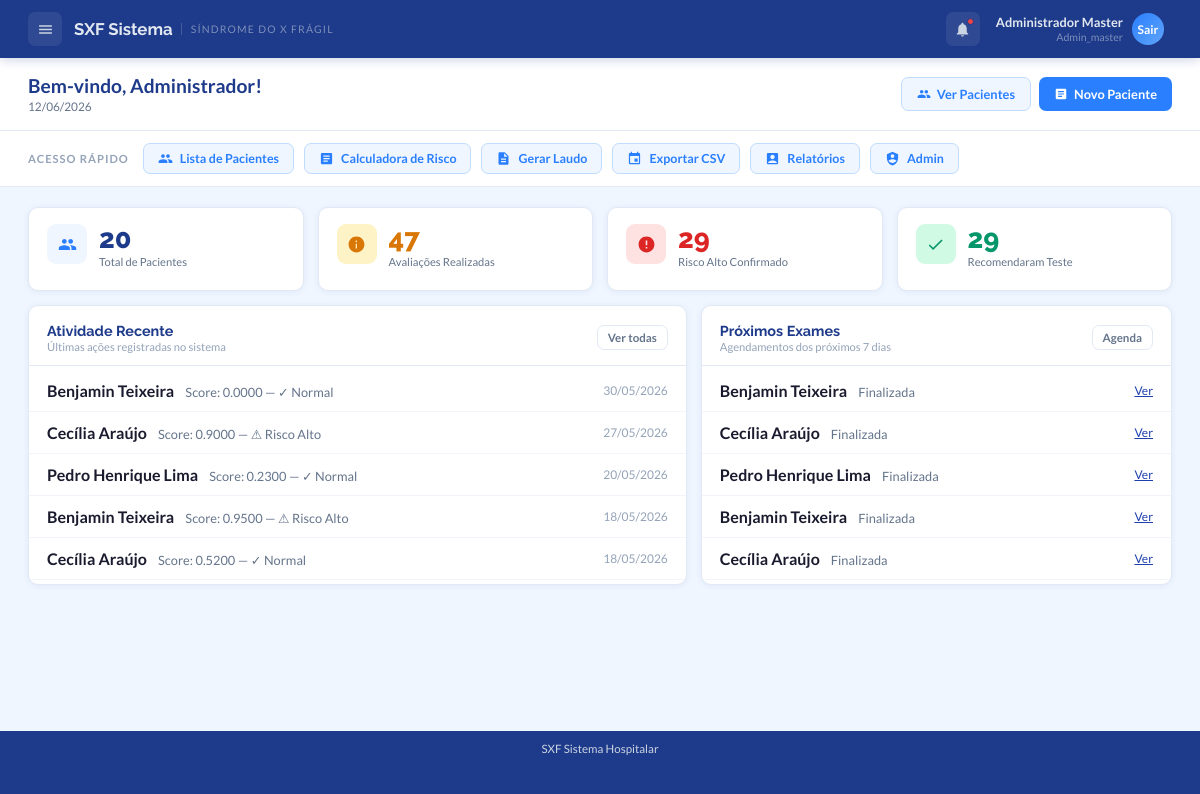
/interno (signed in), run on the app's committed database.
### app/models.py (models this page shows, shortened)
class Usuario(UserMixin, db.Model):
    __tablename__ = "usuarios"
    id = db.Column(db.Integer, primary_key=True)
    role_id = db.Column(db.Integer, db.ForeignKey("roles.id"), nullable=False, default=Role.PROFISSIONAL)
    instituicao_id = db.Column(db.Integer, db.ForeignKey("instituicoes.id"), nullable=True)
    nome_completo = db.Column(db.String(150), nullable=False)
    email = db.Column(db.String(150), nullable=False, unique=True)
    senha_hash = db.Column(db.String(255), nullable=False)
    ativo = db.Column(db.Boolean, nullable=False, default=True)
    email_verificado = db.Column(db.Boolean, nullable=False, default=False)
    token_verificacao = db.Column(db.String(100))
    token_reset_senha = db.Column(db.String(100))
    token_reset_expira = db.Column(db.DateTime)
    ultimo_login = db.Column(db.DateTime)
    tentativas_login = db.Column(db.Integer, nullable=False, default=0)
    bloqueado_ate = db.Column(db.DateTime)
    paciente_id = db.Column(db.Integer, db.ForeignKey("pacientes.id"), nullable=True)
    criado_em = db.Column(db.DateTime, default=datetime.utcnow)
    atualizado_em = db.Column(db.DateTime, default=datetime.utcnow, onupdate=datetime.utcnow)
    role = db.relationship("Role", lazy="joined")
    instituicao = db.relationship("Instituicao", foreign_keys=[instituicao_id], lazy="joined")
    paciente_vinculo = db.relationship("Paciente", foreign_keys=[paciente_id], lazy="joined")
    @property
    def is_admin(self):
        return self.role_id in (Role.ADMIN_MASTER, Role.ADMIN)
    @property
    def is_admin_master(self):
        return self.role_id == Role.ADMIN_MASTER

class Role(db.Model):
    __tablename__ = "roles"
    id = db.Column(db.Integer, primary_key=True)
    nome = db.Column(db.String(50), nullable=False, unique=True)
    descricao = db.Column(db.String(255), nullable=False, default="")
    criado_em = db.Column(db.DateTime, default=datetime.utcnow)
    ADMIN_MASTER = 1
    ADMIN = 2
    PROFISSIONAL = 3
    PACIENTE = 4

class Avaliacao(db.Model):
    __tablename__ = "avaliacoes"
    id = db.Column(db.Integer, primary_key=True)
    paciente_id = db.Column(db.Integer, db.ForeignKey("pacientes.id"), nullable=False)
    usuario_id = db.Column(db.Integer, db.ForeignKey("usuarios.id"))
    instituicao_id = db.Column(db.Integer, db.ForeignKey("instituicoes.id"), nullable=True)
    score = db.Column(db.Numeric(6, 4), nullable=False, default=0)
    limiar_aplicado = db.Column(db.Numeric(5, 4), nullable=False)
    recomenda_teste = db.Column(db.Boolean, nullable=False, default=False)
    status = db.Column(db.String(20), nullable=False, default="rascunho")
    observacoes = db.Column(db.Text)
    realizada_em = db.Column(db.DateTime, default=datetime.utcnow)
    finalizada_em = db.Column(db.DateTime)
    criado_em = db.Column(db.DateTime, default=datetime.utcnow)
    atualizado_em = db.Column(db.DateTime, default=datetime.utcnow, onupdate=datetime.utcnow)
    usuario = db.relationship("Usuario", lazy="joined")
    instituicao = db.relationship("Instituicao", foreign_keys=[instituicao_id], lazy="joined")
    sintomas = db.relationship(
        "AvaliacaoSintoma", backref="avaliacao", lazy=True,
        cascade="all, delete-orphan",
        order_by="AvaliacaoSintoma.sintoma_id"
    )

class Paciente(db.Model):
    __tablename__ = "pacientes"
    id = db.Column(db.Integer, primary_key=True)
    instituicao_id = db.Column(db.Integer, db.ForeignKey("instituicoes.id"), nullable=True)
    nome_completo = db.Column(db.String(150), nullable=False)
    data_nascimento = db.Column(db.Date, nullable=False)
    genero = db.Column(db.String(1), nullable=False)
    cpf = db.Column(EncryptedString)                         # criptografado
    cpf_hash = db.Column(db.String(64), nullable=True, index=True)
    nome_responsavel = db.Column(db.String(150))
    telefone_responsavel = db.Column(EncryptedString)        # criptografado
    email_responsavel = db.Column(EncryptedString)           # criptografado
    observacoes = db.Column(db.Text)
    cadastrado_por = db.Column(db.Integer, db.ForeignKey("usuarios.id"), nullable=False)
    ativo = db.Column(db.Boolean, nullable=False, default=True)
    criado_em = db.Column(db.DateTime, default=datetime.utcnow)
    atualizado_em = db.Column(db.DateTime, default=datetime.utcnow, onupdate=datetime.utcnow)
    __table_args__ = (
        CheckConstraint("genero IN ('M', 'F')", name="chk_paciente_genero"),
    )
    cadastrador = db.relationship("Usuario", foreign_keys=[cadastrado_por], lazy="joined")
    instituicao = db.relationship("Instituicao", foreign_keys=[instituicao_id], lazy="joined")
    avaliacoes = db.relationship(
        "Avaliacao", backref="paciente", lazy=True,
        order_by="Avaliacao.realizada_em.desc()"
    )

### app/views.py (the view)
@app.route("/interno")
@login_required
def interno():
    from datetime import date
    inst_id = current_user.instituicao_id
    q_pacientes = Paciente.query.filter_by(ativo=True)
    q_avaliacoes = Avaliacao.query.filter_by(status="finalizada")
    if not current_user.is_admin_master and inst_id:
        q_pacientes = q_pacientes.filter_by(instituicao_id=inst_id)
        q_avaliacoes = q_avaliacoes.join(Paciente, Avaliacao.paciente_id == Paciente.id).filter(
            Paciente.instituicao_id == inst_id
        )
    total_pacientes = q_pacientes.count()
    total_avaliacoes = q_avaliacoes.count()
    alto_risco = Avaliacao.query.filter_by(recomenda_teste=True, status="finalizada").count()
    ultimas = (
        Avaliacao.query.join(Paciente, Avaliacao.paciente_id == Paciente.id)
        .filter(Paciente.ativo == True)
        .order_by(Avaliacao.realizada_em.desc())
        .limit(5)
        .all()
    )
    return render_template(
        "Abas_Internas/menu_interno.html",
        hoje=date.today().strftime("%d/%m/%Y"),
        total_pacientes=total_pacientes,
        total_avaliacoes=total_avaliacoes,
        alto_risco=alto_risco,
        ultimas=ultimas,
    )

### app/app.py (called while the page is built)
@login_manager.user_loader
def load_user(user_id):
    from app.models import Usuario
    return Usuario.query.get(int(user_id))

### app/models.py (called while the page is built, shortened)
def _get_fernet():
    global _fernet_instance
    if _fernet_instance is None:
        key = os.environ.get("ENCRYPTION_KEY") or os.environ.get("FLASK_SECRET_KEY")
        _fernet_instance = Fernet(key.encode() if isinstance(key, str) else key)
    return _fernet_instance

    def process_result_value(self, value, dialect):
        if value is None:
            return None
        try:
            return _get_fernet().decrypt(value.encode()).decode()
        except (InvalidToken, Exception):
            return value  # Retorna como está se não estiver criptografado (migração)

### app/templates/Abas_Internas/menu_interno.html (shortened to what this page needs)
<!DOCTYPE html>
<html lang="pt-br">
  <head>
    <link rel="stylesheet" href="../../static/Abas_internas/menu_interno.css" />
  </head>
  <body>
    <header id="cabecalho">
      <div id="cabeçalho-esquerdo">
        <button id="botao-menu">
          <svg viewBox="0 0 24 24"><path d="M3 18h18v-2H3v2zm0-5h18v-2H3v2zm0-7v2h18V6H3z"/></svg>
        </button>
        <h1 id="titulo-sistema">
          SXF Sistema
          <span class="subtag">Síndrome do X Frágil</span>
        </h1>
      </div>
      <div id="cabeçalho-direito">
        <button id="botao-notificacao" title="Notificações">
          <svg viewBox="0 0 24 24"><path d="M12 22c1.1 0 2-.9 2-2h-4c0 1.1.9 2 2 2zm6-6v-5c0-3.07-1.64-5.64-4.5-6.32V4c0-.83-.67-1.5-1.5-1.5s-1.5.67-1.5 1.5v.68C7.63 5.36 6 7.92 6 11v5l-2 2v1h16v-1l-2-2z"/></svg>
          <span id="notificacao-dot"></span>
        </button>
        <div id="usuario-cabecalho">
          <div id="usuario-info">
            <div id="usuario-nome"><p>{{ current_user.nome_completo }}</p></div>
            <div id="usuario-cargo"><p>{{ current_user.role.nome | capitalize }}</p></div>
          </div>
          <div id="usuario-avatar"><a href="{{ url_for('auth.logout') }}" title="Sair" style="color:inherit;text-decoration:none;">Sair</a></div>
        </div>
      </div>
    </header>
    <div id="page-header">
      <div id="page-header-texto">
        <div id="page-header-titulo"><p>Bem-vindo, {{ current_user.nome_completo.split()[0] }}!</p></div>
        <div id="page-header-sub"><p>{{ hoje }}</p></div>
      </div>
      <div id="page-header-acoes">
        <a href="{{ url_for('pacientes_lista') }}" class="botao botao_secundario">
          <svg viewBox="0 0 24 24"><path d="M16 11c1.66 0 3-1.34 3-3s-1.34-3-3-3-3 1.34-3 3 1.34 3 3 3zm-8 0c1.66 0 3-1.34 3-3S9.66 5 8 5 5 6.34 5 8s1.34 3 3 3zm0 2c-2.33 0-7 1.17-7 3.5V19h14v-2.5c0-2.33-4.67-3.5-7-3.5zm8 0c-.29 0-.62.02-.97.05 1.16.84 1.97 1.97 1.97 3.45V19h6v-2.5c0-2.33-4.67-3.5-7-3.5z"/></svg>
          Ver Pacientes
        </a>
        <a href="{{ url_for('pacientes_novo') }}" class="botao botao_primario" id="botao-abrir-calculadora">
          <svg viewBox="0 0 24 24"><path d="M19 3H5c-1.1 0-2 .9-2 2v14c0 1.1.9 2 2 2h14c1.1 0 2-.9 2-2V5c0-1.1-.9-2-2-2zm-5 14H7v-2h7v2zm3-4H7v-2h10v2zm0-4H7V7h10v2z"/></svg>
          Novo Paciente
        </a>
      </div>
    </div>
<div id="container-geral">
    <div id="acesso-rapido">
      <span id="acesso-rapido-label">Acesso rápido</span>
      <a href="{{ url_for('pacientes_lista') }}" class="ac-botao" id="ac-pacientes">
        <svg viewBox="0 0 24 24"><path d="M16 11c1.66 0 3-1.34 3-3s-1.34-3-3-3-3 1.34-3 3 1.34 3 3 3zm-8 0c1.66 0 3-1.34 3-3S9.66 5 8 5 5 6.34 5 8s1.34 3 3 3zm0 2c-2.33 0-7 1.17-7 3.5V19h14v-2.5c0-2.33-4.67-3.5-7-3.5zm8 0c-.29 0-.62.02-.97.05 1.16.84 1.97 1.97 1.97 3.45V19h6v-2.5c0-2.33-4.67-3.5-7-3.5z"/></svg>
        Lista de Pacientes
      </a>
      <a href="{{ url_for('pacientes_lista') }}" class="ac-botao" id="ac-calculadora">
        <svg viewBox="0 0 24 24"><path d="M19 3H5c-1.1 0-2 .9-2 2v14c0 1.1.9 2 2 2h14c1.1 0 2-.9 2-2V5c0-1.1-.9-2-2-2zm-5 14H7v-2h7v2zm3-4H7v-2h10v2zm0-4H7V7h10v2z"/></svg>
        Calculadora de Risco
      </a>
      <a href="{{ url_for('relatorios.lista') }}" class="ac-botao" id="ac-laudo">
        <svg viewBox="0 0 24 24"><path d="M14 2H6c-1.1 0-2 .9-2 2v16c0 1.1.9 2 2 2h12c1.1 0 2-.9 2-2V8l-6-6zm2 16H8v-2h8v2zm0-4H8v-2h8v2zm-3-5V3.5L18.5 9H13z"/></svg>
        Gerar Laudo
      </a>
      <a href="{{ url_for('relatorios.exportar_csv') }}" class="ac-botao" id="ac-agenda">
        <svg viewBox="0 0 24 24"><path d="M17 12h-5v5h5v-5zM16 1v2H8V1H6v2H5c-1.11 0-1.99.9-1.99 2L3 19c0 1.1.89 2 2 2h14c1.1 0 2-.9 2-2V5c0-1.1-.9-2-2-2h-1V1h-2zm3 18H5V8h14v11z"/></svg>
        Exportar CSV
      </a>
      <a href="{{ url_for('relatorios.lista') }}" class="ac-botao" id="ac-relatorios">
        <svg viewBox="0 0 24 24"><path d="M19 3H5c-1.1 0-2 .9-2 2v14c0 1.1.9 2 2 2h14c1.1 0 2-.9 2-2V5c0-1.1-.9-2-2-2zm-7 3c1.93 0 3.5 1.57 3.5 3.5S13.93 13 12 13s-3.5-1.57-3.5-3.5S10.07 6 12 6zm7 13H5v-.23c0-.62.28-1.2.76-1.58C7.47 15.82 9.64 15 12 15s4.53.82 6.24 2.19c.48.38.76.97.76 1.58V19z"/></svg>
        Relatórios
      </a>
      {% if current_user.is_admin %}
      <a href="{{ url_for('admin.usuarios_lista') }}" class="ac-botao" id="ac-admin">
        <svg viewBox="0 0 24 24"><path d="M12 1L3 5v6c0 5.55 3.84 10.74 9 12 5.16-1.26 9-6.45 9-12V5l-9-4zm0 4a3 3 0 110 6 3 3 0 010-6zm0 14c-2.67 0-5.03-1.37-6.4-3.45C7.03 14.05 9.41 13 12 13s4.97 1.05 6.4 2.55C16.03 17.63 14.67 19 12 19z"/></svg>
        Admin
      </a>
      {% endif %}
    </div>
    <div id="estatus">
      <div class="estatus-card" id="estatus-total-pacientes">
        <div class="estatus-icone ico-azul">
          <svg viewBox="0 0 24 24"><path d="M16 11c1.66 0 3-1.34 3-3s-1.34-3-3-3-3 1.34-3 3 1.34 3 3 3zm-8 0c1.66 0 3-1.34 3-3S9.66 5 8 5 5 6.34 5 8s1.34 3 3 3zm0 2c-2.33 0-7 1.17-7 3.5V19h14v-2.5c0-2.33-4.67-3.5-7-3.5zm8 0c-.29 0-.62.02-.97.05 1.16.84 1.97 1.97 1.97 3.45V19h6v-2.5c0-2.33-4.67-3.5-7-3.5z"/></svg>
        </div>
        <div>
          <div class="estatus-valor" id="estatus-total-valor">{{ total_pacientes }}</div>
          <div class="estatus-label">Total de Pacientes</div>
        </div>
      </div>
      <div class="estatus-card" id="estatus-exames-pendentes">
        <div class="estatus-icone ico-amarelo">
          <svg viewBox="0 0 24 24"><path d="M12 2C6.47 2 2 6.48 2 12s4.47 10 9.99 10C17.52 22 22 17.52 22 12S17.52 2 12 2zm.5 15H11v-6h1.5v6zm0-8H11V7h1.5v2z"/></svg>
        </div>
        <div>
          <div class="estatus-valor" id="estatus-exames-valor" style="color:#D97706;">{{ total_avaliacoes }}</div>
          <div class="estatus-label">Avaliações Realizadas</div>
        </div>
      </div>
      <div class="estatus-card" id="estatus-risco-alto">
        <div class="estatus-icone ico-vermelho">
          <svg viewBox="0 0 24 24"><path d="M12 2C6.48 2 2 6.48 2 12s4.48 10 10 10 10-4.48 10-10S17.52 2 12 2zm1 15h-2v-2h2v2zm0-4h-2V7h2v6z"/></svg>
        </div>
        <div>
          <div class="estatus-valor" id="estatus-alto-valor" style="color:#DC2626;">{{ alto_risco }}</div>
          <div class="estatus-label">Risco Alto Confirmado</div>
        </div>
      </div>
      <div class="estatus-card" id="estatus-avaliacoes-concluidas">
        <div class="estatus-icone ico-verde">
          <svg viewBox="0 0 24 24"><path d="M9 16.17L4.83 12l-1.42 1.41L9 19 21 7l-1.41-1.41z"/></svg>
        </div>
        <div>
          <div class="estatus-valor" id="estatus-aval-valor" style="color:#059669;">{{ alto_risco }}</div>
          <div class="estatus-label">Recomendaram Teste</div>
        </div>
      </div>
    </div>
    <div id="secao-principal">
      <div id="container-atividade">
        <div id="atividade-header">
          <div>
            <div id="atividade-titulo">Atividade Recente</div>
            <div id="atividade-sub">Últimas ações registradas no sistema</div>
          </div>
          <a href="#" class="botao botao-ghost" style="font-size:.72rem;padding:5px 10px;">Ver todas</a>
        </div>
        <div id="atividade-lista">
          {% for av in ultimas %}
          <div class="ativ-item" style="padding:11px 18px;border-bottom:1px solid #f1f5f9;display:flex;justify-content:space-between;align-items:center;gap:12px;">
            <div>
              <strong>{{ av.paciente.nome_completo }}</strong>
              <span style="font-size:.8rem;color:#64748b;margin-left:8px;">
                Score: {{ av.score }} — {{ "⚠ Risco Alto" if av.recomenda_teste else "✓ Normal" }}
              </span>
            </div>
            <div style="font-size:.75rem;color:#94a3b8;">{{ av.realizada_em.strftime('%d/%m/%Y') }}</div>
          </div>
          {% else %}
          <p style="color:#94a3b8;font-size:.85rem;">Nenhuma avaliação registrada ainda.</p>
          {% endfor %}
        </div>
      </div>
      <div id="container-proximos-exames">
        <div id="proximos-exames-header">
          <div>
            <div id="proximos-exames-titulo">Próximos Exames</div>
            <div id="proximos-exames-sub">Agendamentos dos próximos 7 dias</div>
          </div>
          <a href="#" class="botao botao-ghost" style="font-size:.72rem;padding:5px 10px;">Agenda</a>
        </div>
        <div id="proximos-exames-lista">
          {% for av in ultimas %}
          <div class="exame-item" style="padding:11px 18px;border-bottom:1px solid #f1f5f9;display:flex;justify-content:space-between;align-items:center;gap:12px;">
            <div>
              <strong>{{ av.paciente.nome_completo }}</strong>
              <span style="font-size:.8rem;color:#64748b;margin-left:8px;">{{ av.status | capitalize }}</span>
            </div>
            <a href="{{ url_for('avaliacao_resultado', avaliacao_id=av.id) }}" style="font-size:.75rem;color:#1e40af;">Ver</a>
          </div>
          {% else %}
          <p style="color:#94a3b8;font-size:.85rem;">Nenhum registro encontrado.</p>
          {% endfor %}
        </div>
      </div>
</div>
    </div>
    <footer>
      <p>SXF Sistema Hospitalar</p>
    </footer>
  </body>
</html>

### data on the page
Usuario: nome_completo "Administrador Master", nome_completo "Administrador"
Role: role.nome "Admin_master"
Avaliacao: paciente.nome_completo "Benjamin Teixeira", score "0.0000", recomenda_teste "✓ Normal", realizada_em "30/05/2026", status "Finalizada"
Avaliacao: paciente.nome_completo "Cecília Araújo", score "0.9000", recomenda_teste "⚠ Risco Alto", realizada_em "27/05/2026", status "Finalizada"
Avaliacao: paciente.nome_completo "Pedro Henrique Lima", score "0.2300", recomenda_teste "✓ Normal", realizada_em "20/05/2026", status "Finalizada"
Avaliacao: paciente.nome_completo "Benjamin Teixeira", score "0.9500", recomenda_teste "⚠ Risco Alto", realizada_em "18/05/2026", status "Finalizada"
Avaliacao: paciente.nome_completo "Cecília Araújo", score "0.5200", recomenda_teste "✓ Normal", realizada_em "18/05/2026", status "Finalizada"

### other printed values
{{ total_pacientes }} "20"
{{ total_avaliacoes }} "47"
{{ alto_risco }} "29"
